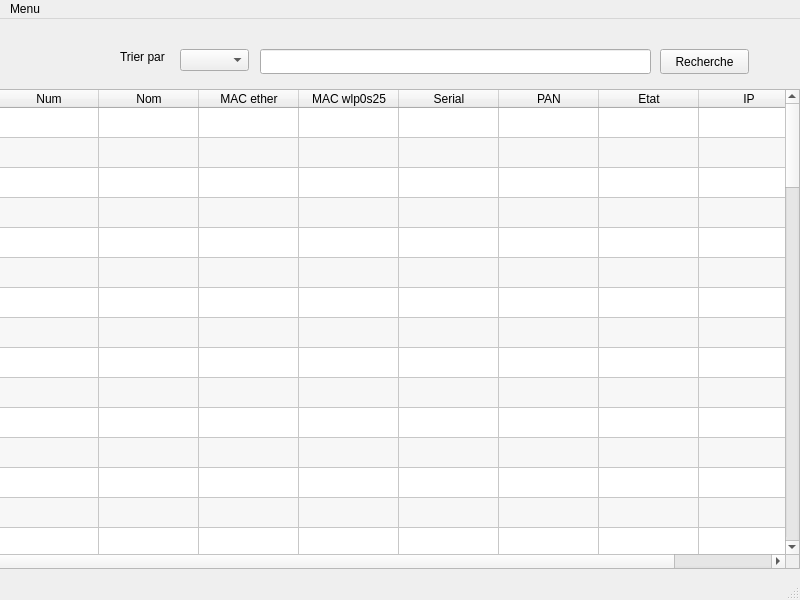
<?xml version="1.0" encoding="UTF-8"?>
<ui version="4.0">
 <class>MainWindow</class>
 <widget class="QMainWindow" name="MainWindow">
  <property name="geometry">
   <rect>
    <x>0</x>
    <y>0</y>
    <width>800</width>
    <height>600</height>
   </rect>
  </property>
  <property name="windowTitle">
   <string>MainWindow</string>
  </property>
  <widget class="QWidget" name="centralwidget">
   <widget class="QStackedWidget" name="pages">
    <property name="geometry">
     <rect>
      <x>-20</x>
      <y>20</y>
      <width>820</width>
      <height>661</height>
     </rect>
    </property>
    <widget class="QWidget" name="to_list">
     <widget class="QComboBox" name="mode">
      <property name="geometry">
       <rect>
        <x>200</x>
        <y>10</y>
        <width>69</width>
        <height>22</height>
       </rect>
      </property>
      <item>
       <property name="text">
        <string/>
       </property>
      </item>
      <item>
       <property name="text">
        <string>Num</string>
       </property>
      </item>
      <item>
       <property name="text">
        <string>Nom</string>
       </property>
      </item>
      <item>
       <property name="text">
        <string>MAC ether</string>
       </property>
      </item>
      <item>
       <property name="text">
        <string>MAC wlp0s25</string>
       </property>
      </item>
      <item>
       <property name="text">
        <string>Serial</string>
       </property>
      </item>
      <item>
       <property name="text">
        <string>PAN</string>
       </property>
      </item>
      <item>
       <property name="text">
        <string>Etat</string>
       </property>
      </item>
      <item>
       <property name="text">
        <string>IP</string>
       </property>
      </item>
      <item>
       <property name="text">
        <string>Tout</string>
       </property>
      </item>
     </widget>
     <widget class="QTableWidget" name="liste">
      <property name="enabled">
       <bool>true</bool>
      </property>
      <property name="geometry">
       <rect>
        <x>0</x>
        <y>50</y>
        <width>820</width>
        <height>480</height>
       </rect>
      </property>
      <property name="maximumSize">
       <size>
        <width>16777215</width>
        <height>16777215</height>
       </size>
      </property>
      <property name="mouseTracking">
       <bool>false</bool>
      </property>
      <property name="tabletTracking">
       <bool>false</bool>
      </property>
      <property name="acceptDrops">
       <bool>true</bool>
      </property>
      <property name="autoFillBackground">
       <bool>true</bool>
      </property>
      <property name="alternatingRowColors">
       <bool>true</bool>
      </property>
      <property name="sortingEnabled">
       <bool>false</bool>
      </property>
      <property name="rowCount">
       <number>73</number>
      </property>
      <row/>
      <row/>
      <row/>
      <row/>
      <row/>
      <row/>
      <row/>
      <row/>
      <row/>
      <row/>
      <row/>
      <row/>
      <row/>
      <row/>
      <row/>
      <row/>
      <row/>
      <row/>
      <row/>
      <row/>
      <row/>
      <row/>
      <row/>
      <row/>
      <row/>
      <row/>
      <row/>
      <row/>
      <row/>
      <row/>
      <row/>
      <row/>
      <row/>
      <row/>
      <row/>
      <row/>
      <row/>
      <row/>
      <row/>
      <row/>
      <row/>
      <row/>
      <row/>
      <row/>
      <row/>
      <row/>
      <row/>
      <row/>
      <row/>
      <row/>
      <row/>
      <row/>
      <row/>
      <row/>
      <row/>
      <row/>
      <row/>
      <row/>
      <row/>
      <row/>
      <row/>
      <row/>
      <row/>
      <row/>
      <row/>
      <row/>
      <row/>
      <row/>
      <row/>
      <row/>
      <row/>
      <row/>
      <row/>
      <column>
       <property name="text">
        <string>Num</string>
       </property>
      </column>
      <column>
       <property name="text">
        <string>Nom</string>
       </property>
      </column>
      <column>
       <property name="text">
        <string>MAC ether</string>
       </property>
      </column>
      <column>
       <property name="text">
        <string>MAC wlp0s25</string>
       </property>
      </column>
      <column>
       <property name="text">
        <string>Serial</string>
       </property>
      </column>
      <column>
       <property name="text">
        <string>PAN</string>
       </property>
      </column>
      <column>
       <property name="text">
        <string>Etat</string>
       </property>
      </column>
      <column>
       <property name="text">
        <string>IP</string>
       </property>
      </column>
     </widget>
     <widget class="QLineEdit" name="input">
      <property name="geometry">
       <rect>
        <x>280</x>
        <y>10</y>
        <width>391</width>
        <height>25</height>
       </rect>
      </property>
     </widget>
     <widget class="QLabel" name="label">
      <property name="geometry">
       <rect>
        <x>140</x>
        <y>10</y>
        <width>49</width>
        <height>16</height>
       </rect>
      </property>
      <property name="text">
       <string>Trier par</string>
      </property>
     </widget>
     <widget class="QPushButton" name="rechercher">
      <property name="geometry">
       <rect>
        <x>680</x>
        <y>10</y>
        <width>89</width>
        <height>25</height>
       </rect>
      </property>
      <property name="text">
       <string>Recherche</string>
      </property>
     </widget>
    </widget>
    <widget class="QWidget" name="page"/>
    <widget class="QWidget" name="to_add">
     <widget class="QTextBrowser" name="textBrowser">
      <property name="geometry">
       <rect>
        <x>190</x>
        <y>20</y>
        <width>441</width>
        <height>41</height>
       </rect>
      </property>
      <property name="html">
       <string>&lt;!DOCTYPE HTML PUBLIC &quot;-//W3C//DTD HTML 4.0//EN&quot; &quot;http://www.w3.org/TR/REC-html40/strict.dtd&quot;&gt;
&lt;html&gt;&lt;head&gt;&lt;meta name=&quot;qrichtext&quot; content=&quot;1&quot; /&gt;&lt;style type=&quot;text/css&quot;&gt;
p, li { white-space: pre-wrap; }
&lt;/style&gt;&lt;/head&gt;&lt;body style=&quot; font-family:'Ubuntu'; font-size:11pt; font-weight:400; font-style:normal;&quot;&gt;
&lt;p align=&quot;center&quot; style=&quot; margin-top:0px; margin-bottom:0px; margin-left:0px; margin-right:0px; -qt-block-indent:0; text-indent:0px;&quot;&gt;&lt;span style=&quot; font-family:'Segoe UI'; font-size:14pt; font-weight:704;&quot;&gt;Formulaire d'ajout&lt;/span&gt;&lt;/p&gt;&lt;/body&gt;&lt;/html&gt;</string>
      </property>
     </widget>
     <widget class="QWidget" name="horizontalLayoutWidget">
      <property name="geometry">
       <rect>
        <x>190</x>
        <y>80</y>
        <width>441</width>
        <height>51</height>
       </rect>
      </property>
      <layout class="QHBoxLayout" name="horizontalLayout_2">
       <item>
        <widget class="QLabel" name="label_2">
         <property name="text">
          <string>Noms:</string>
         </property>
        </widget>
       </item>
       <item>
        <widget class="QLineEdit" name="nom"/>
       </item>
      </layout>
     </widget>
     <widget class="QWidget" name="horizontalLayoutWidget_2">
      <property name="geometry">
       <rect>
        <x>190</x>
        <y>150</y>
        <width>441</width>
        <height>51</height>
       </rect>
      </property>
      <layout class="QHBoxLayout" name="horizontalLayout_4">
       <item>
        <widget class="QLabel" name="label_4">
         <property name="text">
          <string>MAC ether: </string>
         </property>
        </widget>
       </item>
       <item>
        <widget class="QLineEdit" name="mac_ether"/>
       </item>
      </layout>
     </widget>
     <widget class="QWidget" name="horizontalLayoutWidget_3">
      <property name="geometry">
       <rect>
        <x>190</x>
        <y>220</y>
        <width>441</width>
        <height>51</height>
       </rect>
      </property>
      <layout class="QHBoxLayout" name="horizontalLayout_5">
       <item>
        <widget class="QLabel" name="label_5">
         <property name="text">
          <string>MAC wlp0s25: </string>
         </property>
        </widget>
       </item>
       <item>
        <widget class="QLineEdit" name="mac_wlp"/>
       </item>
      </layout>
     </widget>
     <widget class="QWidget" name="horizontalLayoutWidget_4">
      <property name="geometry">
       <rect>
        <x>190</x>
        <y>290</y>
        <width>441</width>
        <height>51</height>
       </rect>
      </property>
      <layout class="QHBoxLayout" name="horizontalLayout_6">
       <item>
        <widget class="QLabel" name="label_6">
         <property name="text">
          <string>Serial:</string>
         </property>
        </widget>
       </item>
       <item>
        <widget class="QLineEdit" name="serial"/>
       </item>
       <item>
        <layout class="QHBoxLayout" name="horizontalLayout_7">
         <item>
          <widget class="QLabel" name="label_7">
           <property name="text">
            <string>PAN:</string>
           </property>
          </widget>
         </item>
         <item>
          <widget class="QLineEdit" name="pan"/>
         </item>
        </layout>
       </item>
      </layout>
     </widget>
     <widget class="QWidget" name="horizontalLayoutWidget_6">
      <property name="geometry">
       <rect>
        <x>190</x>
        <y>360</y>
        <width>441</width>
        <height>51</height>
       </rect>
      </property>
      <layout class="QHBoxLayout" name="horizontalLayout_8">
       <item>
        <widget class="QLabel" name="label_8">
         <property name="text">
          <string>Etat: </string>
         </property>
        </widget>
       </item>
       <item>
        <widget class="QLineEdit" name="etat"/>
       </item>
      </layout>
     </widget>
     <widget class="QPushButton" name="add">
      <property name="geometry">
       <rect>
        <x>340</x>
        <y>440</y>
        <width>131</width>
        <height>31</height>
       </rect>
      </property>
      <property name="text">
       <string>Add</string>
      </property>
     </widget>
    </widget>
   </widget>
  </widget>
  <widget class="QMenuBar" name="menubar">
   <property name="geometry">
    <rect>
     <x>0</x>
     <y>0</y>
     <width>800</width>
     <height>22</height>
    </rect>
   </property>
   <widget class="QMenu" name="menu">
    <property name="title">
     <string>Menu</string>
    </property>
    <widget class="QMenu" name="lister">
     <property name="title">
      <string>Info des etudiants</string>
     </property>
     <addaction name="listeL1"/>
     <addaction name="listeL2"/>
     <addaction name="listeL3"/>
     <addaction name="listeM1"/>
     <addaction name="listeM2"/>
    </widget>
    <widget class="QMenu" name="ajouter">
     <property name="title">
      <string>Ajouter au liste</string>
     </property>
     <addaction name="ajouterL1"/>
     <addaction name="ajouterL2"/>
     <addaction name="ajouterL3"/>
     <addaction name="ajouterM1"/>
     <addaction name="ajouterM2"/>
    </widget>
    <addaction name="lister"/>
    <addaction name="ajouter"/>
   </widget>
   <addaction name="menu"/>
  </widget>
  <widget class="QStatusBar" name="statusbar"/>
  <action name="actionIP">
   <property name="text">
    <string>IP</string>
   </property>
  </action>
  <action name="actionNum">
   <property name="text">
    <string>Num</string>
   </property>
  </action>
  <action name="actionNiveau">
   <property name="text">
    <string>Niveau</string>
   </property>
  </action>
  <action name="actionMAC_ether">
   <property name="text">
    <string>MAC ether</string>
   </property>
  </action>
  <action name="actionMAC_wlp0s25">
   <property name="text">
    <string>MAC wlp0s25</string>
   </property>
  </action>
  <action name="actionSerial">
   <property name="text">
    <string>Serial</string>
   </property>
  </action>
  <action name="listeL1">
   <property name="text">
    <string>L1</string>
   </property>
  </action>
  <action name="listeL2">
   <property name="text">
    <string>L2</string>
   </property>
  </action>
  <action name="listeL3">
   <property name="text">
    <string>L3</string>
   </property>
  </action>
  <action name="listeM1">
   <property name="text">
    <string>M1</string>
   </property>
  </action>
  <action name="listeM2">
   <property name="text">
    <string>M2</string>
   </property>
  </action>
  <action name="ajouterL1">
   <property name="text">
    <string>L1</string>
   </property>
  </action>
  <action name="ajouterL2">
   <property name="text">
    <string>L2</string>
   </property>
  </action>
  <action name="ajouterL3">
   <property name="text">
    <string>L3</string>
   </property>
  </action>
  <action name="ajouterM1">
   <property name="text">
    <string>M1</string>
   </property>
  </action>
  <action name="ajouterM2">
   <property name="text">
    <string>M2</string>
   </property>
  </action>
  <action name="modifierL1">
   <property name="text">
    <string>L1</string>
   </property>
  </action>
  <action name="modifierL2">
   <property name="text">
    <string>L2</string>
   </property>
  </action>
  <action name="modifierL3">
   <property name="text">
    <string>L3</string>
   </property>
  </action>
  <action name="modifierM1">
   <property name="text">
    <string>M1</string>
   </property>
  </action>
  <action name="modifierM2">
   <property name="text">
    <string>M2</string>
   </property>
  </action>
 </widget>
 <resources/>
 <connections/>
</ui>
